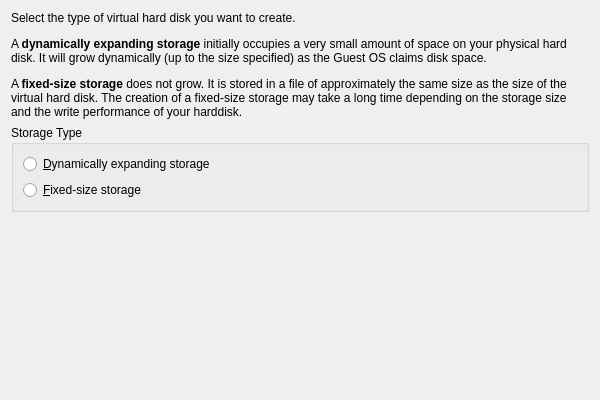
<?xml version="1.0" encoding="UTF-8"?>
<ui version="4.0">
 <comment>
 VBox frontends: Qt4 GUI ("VirtualBox"):

     Copyright (C) 2009-2010 Sun Microsystems, Inc.

     This file is part of VirtualBox Open Source Edition (OSE), as
     available from http://www.virtualbox.org. This file is free software;
     you can redistribute it and/or modify it under the terms of the GNU
     General Public License (GPL) as published by the Free Software
     Foundation, in version 2 as it comes in the "COPYING" file of the
     VirtualBox OSE distribution. VirtualBox OSE is distributed in the
     hope that it will be useful, but WITHOUT ANY WARRANTY of any kind.

     Please contact Sun Microsystems, Inc., 4150 Network Circle, Santa
     Clara, CA 95054 USA or visit http://www.sun.com if you need
     additional information or have any questions.
 </comment>
 <class>UINewHDWzdPage2</class>
 <widget class="QWidget" name="UINewHDWzdPage2">
  <property name="geometry">
   <rect>
    <x>0</x>
    <y>0</y>
    <width>600</width>
    <height>400</height>
   </rect>
  </property>
  <property name="sizePolicy">
   <sizepolicy hsizetype="Minimum" vsizetype="Minimum">
    <horstretch>0</horstretch>
    <verstretch>0</verstretch>
   </sizepolicy>
  </property>
  <layout class="QVBoxLayout" name="m_pLayout1">
   <property name="bottomMargin" >
    <number>0</number>
   </property>
   <item>
    <widget class="QILabel" name="m_pPage2Text1">
     <property name="text">
      <string>&lt;p&gt;Select the type of virtual hard disk you want to create.&lt;/p&gt;&lt;p&gt;A &lt;b&gt;dynamically expanding storage&lt;/b&gt; initially occupies a very small amount of space on your physical hard disk. It will grow dynamically (up to the size specified) as the Guest OS claims disk space.&lt;/p&gt;&lt;p&gt;A &lt;b&gt;fixed-size storage&lt;/b&gt; does not grow. It is stored in a file of approximately the same size as the size of the virtual hard disk. The creation of a fixed-size storage may take a long time depending on the storage size and the write performance of your harddisk.&lt;/p&gt;</string>
     </property>
     <property name="wordWrap">
      <bool>true</bool>
     </property>
    </widget>
   </item>
   <item>
    <widget class="QGroupBox" name="m_pTypeCnt">
     <property name="title">
      <string>Storage Type</string>
     </property>
     <layout class="QVBoxLayout" name="m_pLayout2">
      <item>
       <widget class="QRadioButton" name="m_pTypeDynamic">
        <property name="text">
         <string>&amp;Dynamically expanding storage</string>
        </property>
       </widget>
      </item>
      <item>
       <widget class="QRadioButton" name="m_pTypeFixed">
        <property name="text">
         <string>&amp;Fixed-size storage</string>
        </property>
       </widget>
      </item>
     </layout>
    </widget>
   </item>
   <item>
    <spacer name="m_pSpacer1">
     <property name="sizeHint" stdset="0">
      <size>
       <width>0</width>
       <height>0</height>
      </size>
     </property>
    </spacer>
   </item>
  </layout>
 </widget>
 <customwidgets>
  <customwidget>
   <class>QILabel</class>
   <extends>QLabel</extends>
   <header>QILabel.h</header>
  </customwidget>
 </customwidgets>
 <resources/>
 <connections/>
</ui>
